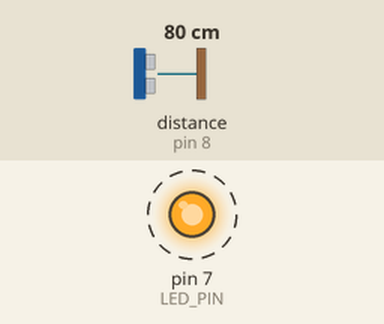
Simulated run of this sketch. Board: Arduino Uno, built with avr-gcc and run on an emulated ATmega328P. Parts: output pins drawn as LEDs (lit = HIGH). Wiring (inferred from the names in the program): ultrasonic range finder: trigger pin 9; echo pin 8. Dashed ring = blinking. The test bench sets the inputs (shaded band); at power-on: distance to the obstacle (sensor on pin 8) 80 cm. The echo pulse lasts 58.3 µs per cm; pins used as bus, display or sensor lines are not drawn; what the sketch prints to the serial monitor is not drawn.

Above: at 0.5 s.
Timing chart, 0 to 4.6 s (numbered marks = the images above):
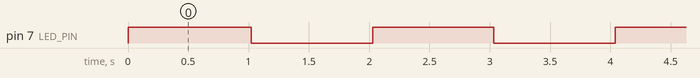

The sketch:

ultrasonic_led_check.ino
```cpp
// Standalone UNO check: HC-SR04 Trig D9, Echo D8; LED D7 through 330 ohm.
// No external capacitor, buzzer, gas sensing or app connection.
#include <Arduino.h>

const uint8_t TRIG_PIN = 9;
const uint8_t ECHO_PIN = 8;
const uint8_t LED_PIN = 7;
bool ledOn = false;

void setup() {
  Serial.begin(9600);
  digitalWrite(TRIG_PIN, LOW);
  pinMode(TRIG_PIN, OUTPUT);
  pinMode(ECHO_PIN, INPUT);
  digitalWrite(LED_PIN, LOW);
  pinMode(LED_PIN, OUTPUT);
  Serial.println(F("ULTRASONIC_LED_CHECK: TRIG=9 ECHO=8 LED=7"));
}

void loop() {
  // Toggle once per reading, including failed readings. This is not an alarm.
  ledOn = !ledOn;
  digitalWrite(LED_PIN, ledOn ? HIGH : LOW);

  digitalWrite(TRIG_PIN, LOW);
  delayMicroseconds(2);
  digitalWrite(TRIG_PIN, HIGH);
  delayMicroseconds(10);
  digitalWrite(TRIG_PIN, LOW);

  const unsigned long duration = pulseIn(ECHO_PIN, HIGH, 30000UL);
  Serial.print(F("LED="));
  Serial.print(ledOn ? F("ON") : F("OFF"));
  Serial.print(F(" | "));
  if (duration == 0) {
    Serial.println(F("NO ECHO (distance unknown)"));
  } else {
    const float distance = duration * 0.017f;
    Serial.print(F("pulse_us="));
    Serial.print(duration);
    Serial.print(F(" | Distance: "));
    Serial.print(distance, 1);
    Serial.println(F(" cm"));
  }
  delay(1000);
}
```

Measured:
- by itself, pin 7 (LED_PIN): alternates HIGH for 1.0 s and LOW for 1.0 s
